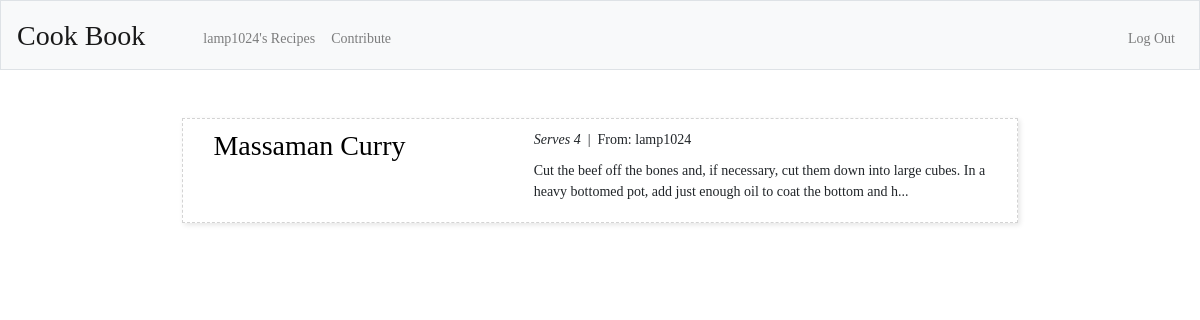
Screenshot of /profile (signed in) with the database file from the repository.
### tables this page shows
CREATE TABLE recipes (
recipe_id INTEGER, 
title TEXT NOT NULL,
serves INTEGER NOT NULL, 
method TEXT NOT NULL, 
author TEXT NOT NULL, 
notes TEXT NOT NULL,
published INTEGER
time DATETIME, 
user_id INTEGER,
PRIMARY KEY(recipe_id),
FOREIGN KEY(user_id) REFERENCES users(user_id)
);

### app.py (the view)
@app.route("/profile", methods=["GET"])
def profile():
    if request.method == "GET":
        if "user_id" in session:
            session.user = session["username"]
        con = sqlite3.connect('data.db')
        with con:
            cur = con.cursor()
            indexRecipes = cur.execute(
                "SELECT recipe_id, title, serves, author, method FROM recipes WHERE published = 1 and author = ? ORDER BY recipe_id DESC LIMIT 100", (session.user,))
            indexRecipes = cur.fetchall()
        indexList = []
        indexList.clear()
        for item in indexRecipes:
            dict_item = {'id': item[0], 'title': item[1], 'serves': item[2], 'author': item[3], 'method': item[4]}
            indexList.append(dict_item)
            dict_item['method'] = dict_item['method'][0:150]
            dict_item['method'] += "..."
        return render_template('profile.html', indexList=indexList)

### templates/profile.html (shortened to what this page needs)
{% extends "layout.html" %}
{% block main %}
{% if indexList %}
{% for item in indexList %}
    <div class="recipe-cards">
        <h3 class="recipe-cards-title">
            <a class="title" href="/view?id={{ item.id }}">
                {{ item.title }}
            </a>
        </h3>
        <div style="vertical-align: top;" class="recipe-cards-info">
            <div style="margin-top: 0px; margin-bottom: 0px; padding-top: 0px; vertical-align: top;"><i>Serves {{ item.serves }}</i>&nbsp;&nbsp;|&nbsp;&nbsp;From: {{ item.author }}</div>
            <div style="margin-top: 10px;">{{ item.method }}</div>
        </div>
    </div>
{% endfor %}
{% else %}
No recipes to show. Share a recipe <a class="linkGeneral" href="/contribute">here</a>.
{% endif %}
{% endblock %}

### templates/layout.html (shortened to what this page needs)
<!DOCTYPE html>
<html lang="en">
    <head>
        <link rel="stylesheet" href="https://cdn.jsdelivr.net/npm/bootstrap@4.5.3/dist/css/bootstrap.min.css">
        <link href="/static/styles.css" rel="stylesheet">
    </head>
    <body>
        <nav class="navbar navbar-expand-md navbar-light bg-light border">
            <a class="navbar-brand brand-font" href="/"><h3>Cook Book</h3></a>
            <div class="collapse navbar-collapse" id="navbar">
                {% if session.user_id %}
                    <ul class="navbar-nav mr-auto mt-2">
                        <li class="nav-item"><a class="nav-link" href="/profile">{{ session.username }}'s Recipes</a></li>
                        <li class="nav-item"><a class="nav-link" href="/contribute">Contribute</a></li>
                    </ul>
                    <ul class="navbar-nav ml-auto mt-2">
                        <li class="nav-item"><a class="nav-link" href="/logout">Log Out</a></li>
                    </ul>
                    {% else %}
                    <ul class="navbar-nav ml-auto mt-2">
                        <li class="nav-item"><a class="nav-link" href="/register">Register</a></li>
                        <li class="nav-item"><a class="nav-link" href="/login">Log In</a></li>
                    </ul>
                {% endif %}
            </div>
        </nav>
        <main class="container p-5">
            {% block main %}{% endblock %}
        </main>
    </body>
</html>

### static/styles.css (style rules this page uses)
body { font-family: 'PT Serif', serif; font-size: 14px; }
h3 { font-family: 'PT Serif', serif; }
a:link { color: black; }
.brand-font { transform: translate(0px, 5px); font-weight: 700; margin-right: 50px; }
.navbar { position: sticky; }
.recipe-cards { border-color: #d3d3d3; border-width: 1px; border-style: dashed; width: 80%; margin-left: auto; margin-right: auto; margin-bottom: 20px; padding-top: 10px; padding-left: 40px; padding-right: 40px; padding-bottom: 20px; box-shadow: 1px 1px 3px rgb(230, 230, 230); display: grid; grid-template-columns: 100%; grid-template-rows: auto; column-gap: 10px; grid-template-areas: "title" "author" "info"; }
.recipe-cards-title { grid-area: title; }
.recipe-cards-info { grid-area: info; }
@media only screen and (min-width: 768px) { .recipe-cards { border-color: #d3d3d3; border-width: 1px; border-style: dashed; width: 80%; margin-left: auto; margin-right: auto; margin-bottom: 20px; padding: 10px; padding-bottom: 20px; box-shadow: 2px 2px 5px rgb(230, 230, 230); display: grid; grid-template-columns: 40% 60%; grid-template-rows: auto auto; column-gap: 15px; grid-template-areas: "title info" "author info"; } }
@media only screen and (min-width: 768px) { .recipe-cards-title { padding-left: 20px; grid-area: title; } }
@media only screen and (min-width: 768px) { .recipe-cards-info { padding-right: 25px; grid-area: info; } }

### rows the page displays
recipes: username "lamp1024", title "Massaman Curry", serves "4", author "lamp1024", method "Cut the beef off the bones and, if necessary, cut them down into large cubes. In a heavy bottomed pot, add just enough oil to coat the bottom and h..."
